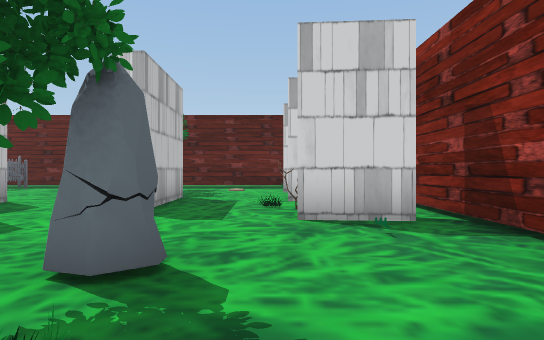
view 1 (above)

16 first-person views from a walk through a Unity game level. The camera is 1.3 m above the floor, looks level and sees 75° across. The floor is counted in squares, 2 m on a side. Each view is taken from the middle of a square. On the plan, view 1 faces up. The plan holds only what a view shows up to about 10 squares ahead; the rest is blank. The place goes on beyond the plan. The player is left out. Some surface patterns are stand-ins.

view 2
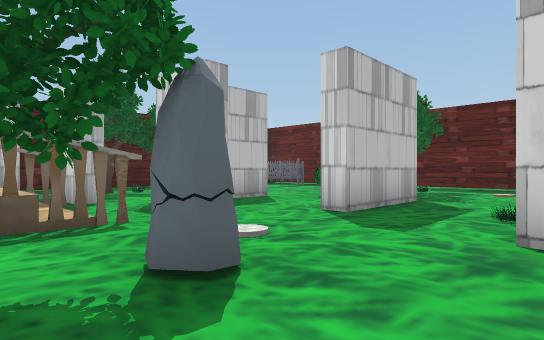

view 3
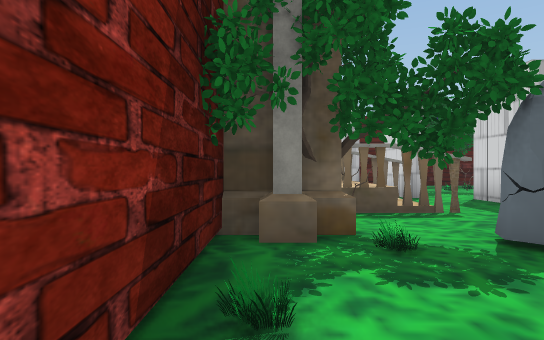

view 4
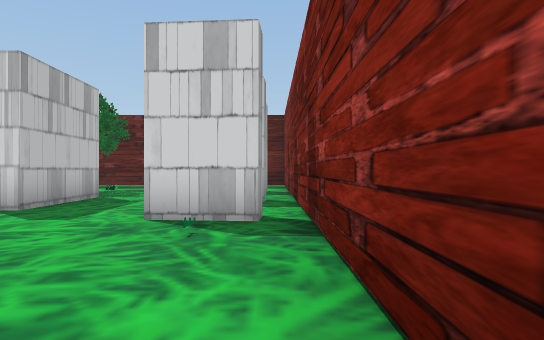

view 5
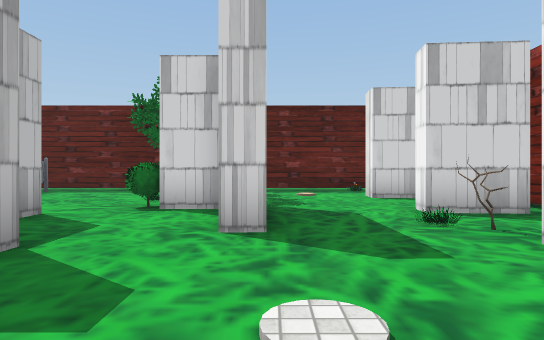

view 6
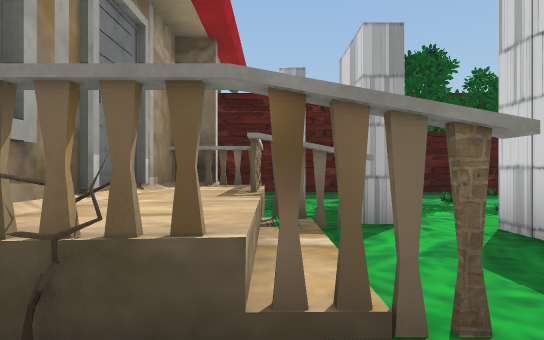

view 7
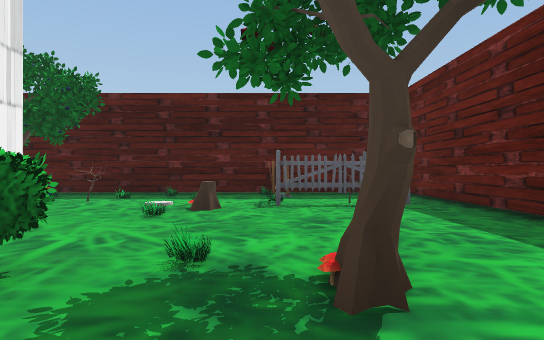

view 8
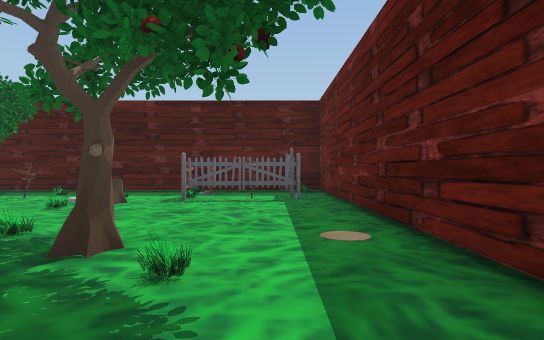

view 9
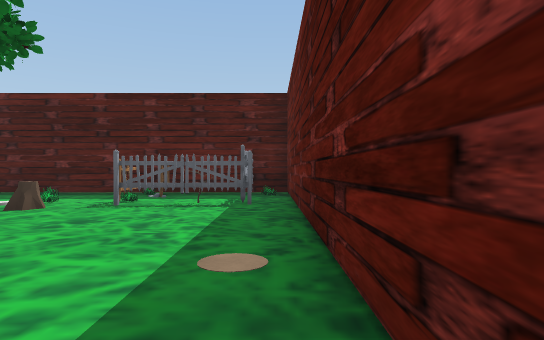

view 10
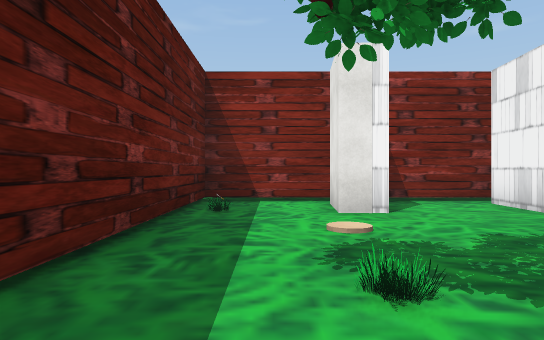

view 11
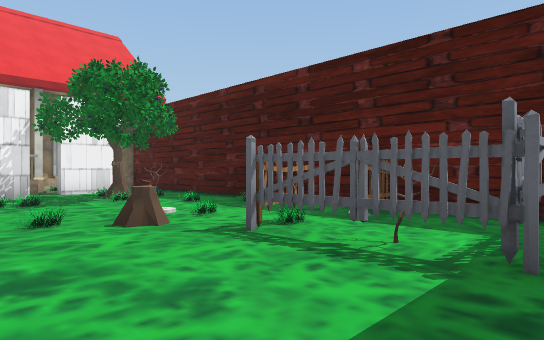

view 12
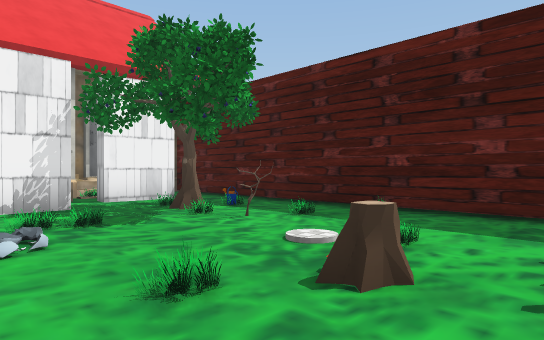

view 13
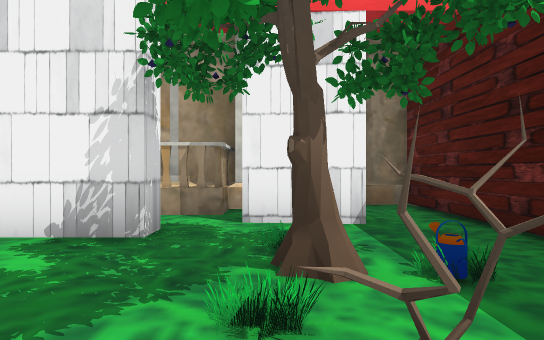

view 14
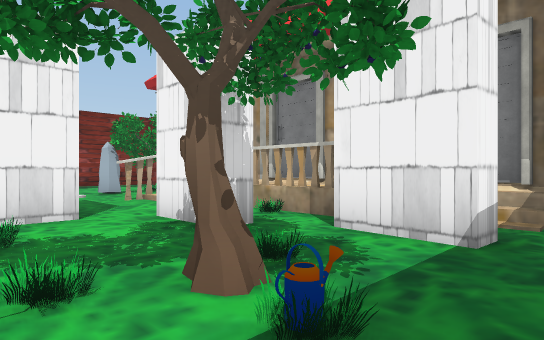

view 15
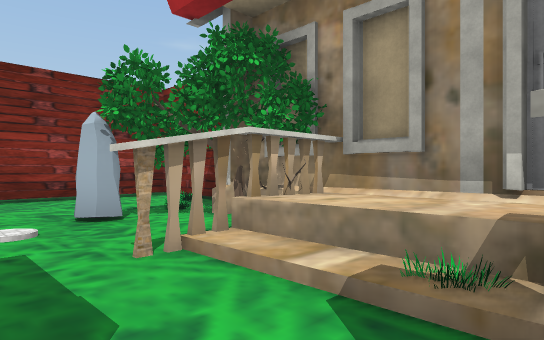

view 16
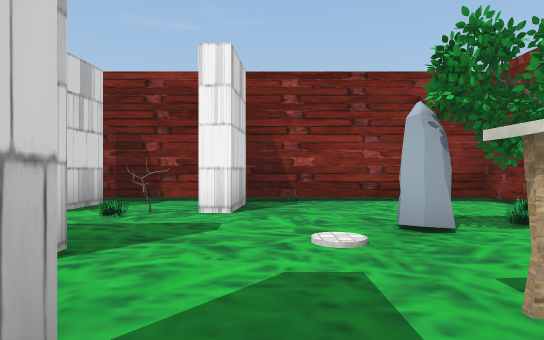

### Floor plan
Ten units are one square. View 1 is at (0, 0); x grows to the right and y downward. Boxes are objects, and circles mark ways between rooms. Rooms are numbered by the first view taken in them; rooms with no view inside come last. Other rooms are left out.
<svg viewBox="-120 -140 150 150">
<path fill="none" stroke="#000" d="M-34 -31 -34 -10M18 -45 3 -45 4 -51M-41 -45 -59 -45M-12 -5 -12 1M-46 -23 -33 -22M-47 -19 -33 -19M19 -72 3 -74 4 -79 18 -78M-29 -79 -35 -79M-18 5 25 5 25 -99M-21 -85 -21 -57 -26 -57M-63 -36 -63 -31M-54 -72 -54 -60M14 -102 3 -102M-59 -45 -59 -54M-78 -31 -78 -36 -63 -36M3 -102 4 -110 18 -109M-115 -124 -115 -25M-115 -135 -115 -125M-102 -22 -101 -27 -86 -26M25 -99 25 -134 -105 -134M-102 -3 -88 -3M-86 -10 -83 -10 -83 -19M-83 -4 -83 -9M-115 -25 -115 -3 -108 -3"/>
<rect x="-45" y="-85" width="10" height="10" fill="#bbb"><title>other object</title></rect>
<rect x="-35" y="-15" width="10" height="10" fill="#bbb"><title>other object</title></rect>
<rect x="-25" y="-15" width="20" height="20" fill="#bbb"><title>other object</title></rect>
<rect x="-15" y="-25" width="10" height="10" fill="#bbb"><title>other object</title></rect>
<rect x="-5" y="-65" width="10" height="10" fill="#bbb"><title>other object</title></rect>
<rect x="5" y="-5" width="10" height="10" fill="#bbb"><title>other object</title></rect>
<rect x="5" y="-45" width="10" height="10" fill="#bbb"><title>other object</title></rect>
<rect x="-115" y="-85" width="10" height="10" fill="#bbb"><title>other object</title></rect>
<rect x="-115" y="-105" width="10" height="10" fill="#bbb"><title>other object</title></rect>
<rect x="-115" y="-125" width="10" height="10" fill="#bbb"><title>other object</title></rect>
<rect x="-115" y="-135" width="10" height="10" fill="#bbb"><title>other object</title></rect>
<rect x="-105" y="-55" width="10" height="10" fill="#bbb"><title>other object</title></rect>
<rect x="-105" y="-75" width="10" height="10" fill="#bbb"><title>other object</title></rect>
<rect x="-105" y="-105" width="10" height="10" fill="#bbb"><title>other object</title></rect>
<rect x="-95" y="-45" width="10" height="10" fill="#bbb"><title>other object</title></rect>
<rect x="-95" y="-55" width="10" height="10" fill="#bbb"><title>other object</title></rect>
<rect x="-95" y="-65" width="10" height="10" fill="#bbb"><title>other object</title></rect>
<rect x="-95" y="-95" width="10" height="10" fill="#bbb"><title>other object</title></rect>
<rect x="-95" y="-105" width="10" height="10" fill="#bbb"><title>other object</title></rect>
<rect x="-95" y="-125" width="10" height="10" fill="#bbb"><title>other object</title></rect>
<rect x="-85" y="-95" width="10" height="10" fill="#bbb"><title>other object</title></rect>
<rect x="-85" y="-105" width="10" height="10" fill="#bbb"><title>other object</title></rect>
<rect x="-85" y="-125" width="10" height="10" fill="#bbb"><title>other object</title></rect>
<rect x="-75" y="-55" width="10" height="10" fill="#bbb"><title>other object</title></rect>
<rect x="-75" y="-65" width="10" height="10" fill="#bbb"><title>other object</title></rect>
<rect x="-75" y="-85" width="10" height="10" fill="#bbb"><title>other object</title></rect>
<rect x="-55" y="-95" width="10" height="10" fill="#bbb"><title>other object</title></rect>
<rect x="-55" y="-105" width="10" height="10" fill="#bbb"><title>other object</title></rect>
<rect x="-45" y="-105" width="10" height="10" fill="#bbb"><title>other object</title></rect>
<rect x="-35" y="-105" width="10" height="10" fill="#bbb"><title>other object</title></rect>
<rect x="-35" y="-115" width="10" height="10" fill="#bbb"><title>other object</title></rect>
<rect x="-95" y="-15" width="10" height="10" fill="#bbb"><title>other object</title></rect>
<circle cx="-20" cy="-84" r="3" fill="#2a7"/>
<circle cx="-60" cy="-40" r="3" fill="#2a7"/>
<circle cx="20" cy="-100" r="3" fill="#2a7"/>
<circle cx="-110" cy="-20" r="3" fill="#2a7"/>
<text x="-10" y="-40">1</text>
<text x="-60" y="-90">2</text>
<text x="-100" y="-10">3</text>
</svg>
Room 1 opens to room 2. Room 2 opens to room 3.

Where each view was taken, in squares from view 1:
view 1: 0 up, 0 right, facing up
view 2: 1 up, 1 right, facing up-left
view 3: 0 up, 2 right, facing left
view 4: 0 up, 2 right, facing up
view 5: 2 up, 2 left, facing up
view 6: 2 up, 2 left, facing left
view 7: 10 up, 2 left, facing left
view 8: 12 up, 1 left, facing left
view 9: 13 up, 2 left, facing left
view 10: 12 up, 5 left, facing right
view 11: 13 up, 6 left, facing down-left
view 12: 10 up, 6 left, facing down-left
view 13: 7 up, 9 left, facing down
view 14: 6 up, 11 left, facing down-right
view 15: 4 up, 6 left, facing down-right
view 16: 4 up, 5 left, facing right
